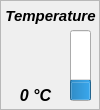
  <widget class="QFrame" name="frame_8">
   <property name="geometry">
    <rect>
     <x>12</x>
     <y>130</y>
     <width>100</width>
     <height>110</height>
    </rect>
   </property>
   <property name="minimumSize">
    <size>
     <width>100</width>
     <height>110</height>
    </size>
   </property>
   <property name="maximumSize">
    <size>
     <width>100</width>
     <height>110</height>
    </size>
   </property>
   <property name="frameShape">
    <enum>QFrame::StyledPanel</enum>
   </property>
   <property name="frameShadow">
    <enum>QFrame::Plain</enum>
   </property>
   <widget class="QLabel" name="label_9">
    <property name="geometry">
     <rect>
      <x>0</x>
      <y>0</y>
      <width>101</width>
      <height>31</height>
     </rect>
    </property>
    <property name="font">
     <font>
      <pointsize>11</pointsize>
      <weight>75</weight>
      <italic>true</italic>
      <bold>true</bold>
      <underline>false</underline>
     </font>
    </property>
    <property name="text">
     <string>Temperature</string>
    </property>
    <property name="alignment">
     <set>Qt::AlignCenter</set>
    </property>
   </widget>
   <widget class="QLabel" name="label_ch5">
    <property name="geometry">
     <rect>
      <x>0</x>
      <y>80</y>
      <width>71</width>
      <height>31</height>
     </rect>
    </property>
    <property name="font">
     <font>
      <pointsize>12</pointsize>
      <weight>75</weight>
      <italic>true</italic>
      <bold>true</bold>
     </font>
    </property>
    <property name="text">
     <string>0 °C</string>
    </property>
    <property name="alignment">
     <set>Qt::AlignCenter</set>
    </property>
   </widget>
   <widget class="QProgressBar" name="progressBar_ch5">
    <property name="geometry">
     <rect>
      <x>70</x>
      <y>30</y>
      <width>21</width>
      <height>71</height>
     </rect>
    </property>
    <property name="sizePolicy">
     <sizepolicy hsizetype="Fixed" vsizetype="Expanding">
      <horstretch>0</horstretch>
      <verstretch>0</verstretch>
     </sizepolicy>
    </property>
    <property name="minimum">
     <number>-50</number>
    </property>
    <property name="maximum">
     <number>150</number>
    </property>
    <property name="value">
     <number>0</number>
    </property>
    <property name="alignment">
     <set>Qt::AlignCenter</set>
    </property>
    <property name="textVisible">
     <bool>false</bool>
    </property>
    <property name="orientation">
     <enum>Qt::Vertical</enum>
    </property>
    <property name="invertedAppearance">
     <bool>false</bool>
    </property>
    <property name="textDirection">
     <enum>QProgressBar::TopToBottom</enum>
    </property>
   </widget>
   <widget class="QLabel" name="icon_ch5">
    <property name="geometry">
     <rect>
      <x>10</x>
      <y>30</y>
      <width>51</width>
      <height>51</height>
     </rect>
    </property>
    <property name="text">
     <string/>
    </property>
    <property name="pixmap">
     <pixmap resource="resources.qrc">:/resources/img/resources/img/Thermometer_Snowflake.png</pixmap>
    </property>
    <property name="scaledContents">
     <bool>true</bool>
    </property>
   </widget>
  </widget>
